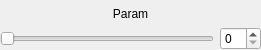
<ui version="4.0" >
 <class>Constval_UI</class>
 <widget class="QWidget" name="Constval_UI" >
  <property name="geometry" >
   <rect>
    <x>0</x>
    <y>0</y>
    <width>261</width>
    <height>50</height>
   </rect>
  </property>
  <layout class="QGridLayout" name="gridLayout" >
   <property name="verticalSpacing" >
    <number>0</number>
   </property>
   <property name="margin" >
    <number>0</number>
   </property>
   <item row="0" column="0" colspan="2" >
    <widget class="QLabel" name="label" >
     <property name="text" >
      <string>Param</string>
     </property>
     <property name="alignment" >
      <set>Qt::AlignCenter</set>
     </property>
    </widget>
   </item>
   <item row="1" column="0" >
    <widget class="QSlider" name="horizontalSlider" >
     <property name="orientation" >
      <enum>Qt::Horizontal</enum>
     </property>
     <property name="invertedControls" >
      <bool>false</bool>
     </property>
    </widget>
   </item>
   <item row="1" column="1" >
    <widget class="QSpinBox" name="spinBox" />
   </item>
  </layout>
 </widget>
 <resources/>
 <connections>
  <connection>
   <sender>horizontalSlider</sender>
   <signal>valueChanged(int)</signal>
   <receiver>spinBox</receiver>
   <slot>setValue(int)</slot>
   <hints>
    <hint type="sourcelabel" >
     <x>208</x>
     <y>68</y>
    </hint>
    <hint type="destinationlabel" >
     <x>273</x>
     <y>66</y>
    </hint>
   </hints>
  </connection>
  <connection>
   <sender>spinBox</sender>
   <signal>valueChanged(int)</signal>
   <receiver>horizontalSlider</receiver>
   <slot>setValue(int)</slot>
   <hints>
    <hint type="sourcelabel" >
     <x>273</x>
     <y>66</y>
    </hint>
    <hint type="destinationlabel" >
     <x>208</x>
     <y>68</y>
    </hint>
   </hints>
  </connection>
 </connections>
</ui>
